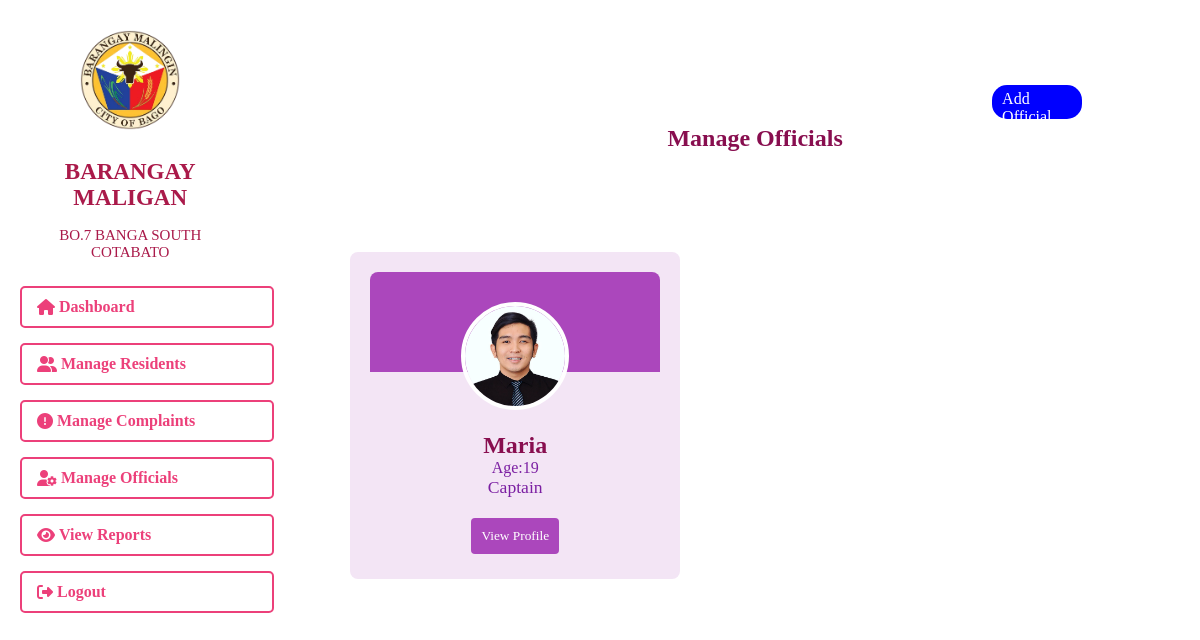
Screenshot of /manage_official.php with the database file from the repository.
### tables this page shows
CREATE TABLE `officials` (
  `id` int(11) NOT NULL,
  `name` varchar(255) NOT NULL,
  `birthday` date NOT NULL,
  `position` varchar(100) NOT NULL,
  `term_start` date NOT NULL,
  `term_end` date NOT NULL,
  `photo` varchar(255) DEFAULT NULL
);

### manage_official.php (the view, shortened to what this page needs)
<?php
include 'database.php';
$sql = "SELECT * FROM officials";
$result = $conn->query($sql);
function calculateAge($birthDate) {
    $birthDate = new DateTime($birthDate);
    $today = new DateTime('today');
    $age = $birthDate->diff($today)->y;
    return $age;
}
?>
<!DOCTYPE html>
<html lang="en">
<head>
    <link rel="stylesheet" href="https://cdnjs.cloudflare.com/ajax/libs/font-awesome/6.6.0/css/all.min.css" />
</head>
<body>
<div id="mainPage">
    <div class="sidebar">
        <div class="logo">
            <img src="logo.png" alt="Logo" style="width: 100px; height: auto; margin-bottom: 10px;">
            <h1 style="font-size: 23px;">Barangay Maligan</h1>
            <p style="font-size: 15px;">Bo.7 Banga South Cotabato</p>
        </div>
        <a href="dashboard.php" class="folder"><i class="fa fa-home"></i>&nbsp;Dashboard</a>
        <a href="manage_residence.php" class="folder"><i class="fa-solid fa-user-group"></i>&nbsp;Manage Residents</a>
        <a href="manage_complaints.php" class="folder"><i class="fa-solid fa-exclamation-circle"></i>&nbsp;Manage Complaints</a>
        <a href="manage_official.php" class="folder"><i class="fa-solid fa-user-cog"></i>&nbsp;Manage Officials</a>
        <a href="manage_reports.php" class="folder"><i class="fa-solid fa-eye"></i>&nbsp;View Reports</a>
        <a href="login.php" class="folder"><i class="fa-solid fa-right-from-bracket"></i>&nbsp;Logout</a>
    </div>
    <div class="content-container">
        <div class="add" ><a href="add_official.php" style="color: white; position: relative; top: -5px;">Add Official</a></div>
        <div class="content">
            <h2>Manage Officials</h2>
            <?php if ($result->num_rows > 0) : ?>
                <?php while ($row = $result->fetch_assoc()) : ?>
                    <div class="profile-box">
                        <img src="uploads/<?php echo $row['photo']; ?>" alt="Profile Photo" class="profile-photo">
                        <div class="name"><?php echo $row['name']; ?></div>
                        <div class="age">Age:<?php echo calculateAge($row['birthday']); ?></div>
                        <div class="position"><?php echo $row['position']; ?></div>
                        <div class="profile-buttons">
                            <button class="btn" onclick="openModal(<?php echo $row['id']; ?>)">View Profile</button>
                        </div>
                    </div>
                <?php endwhile; ?>
            <?php else : ?>
                <p>No officials found.</p>
            <?php endif; ?>
        </div>
    </div>
</div>
</body>
</html>

### manage_official.php (style rules this page uses)
* { font-family: cursive; }
body, html { margin: 0; padding: 0; }
.logo { padding: 10px; text-transform: uppercase; color: #aa1a4a; text-align: center; }
#mainPage { display: flex; height: 100%; padding: 20px; box-sizing: border-box; }
.sidebar { user-select: none; width: 19%; min-width: 150px; display: flex; flex-direction: column; align-items: flex-start; }
.folder { background-color: transparent; padding: 10px 15px; margin-bottom: 15px; border-radius: 5px; width: 100%; display: flex; align-items: center; color: #ec407a; font-weight: bold; cursor: pointer; text-align: left; border: 2px solid #ec407a; transition: background-color 0.3s, color 0.3s; }
.content-container { padding-top: 65px; flex-grow: 1; display: flex; justify-content: center; }
.content { width: 100%; max-width: 900px; padding: 20px; text-align: center; color: #880e4f; }
.profile-box { width: 290px; background-color: #f3e5f5; border-radius: 8px; padding: 20px; margin-bottom: 20px; text-align: center; position: relative; top: 80px; }
.profile-photo { width: 100px; height: 100px; border-radius: 50%; object-fit: cover; position: absolute; top: 50px; left: 50%; transform: translateX(-50%); border: 4px solid white; }
.name { margin-top: 60px; font-size: 1.5rem; font-weight: bold; }
.position { font-size: 1.1rem; color: #7b1fa2; }
.age { font-size: 1rem; color: #7b1fa2; }
.profile-buttons { margin-top: 15px; }
.btn { padding: 10px; background-color: #ab47bc; color: white; border: none; border-radius: 4px; cursor: pointer; margin: 5px; }
a { text-decoration: none; }
.add { position: relative; left: 80%; padding: 10px; background-color: blue; color: wheat; height: 14px; border-radius: 15px; }

### rows the page displays
officials: photo (picture), name "Maria", birthday "19", position "Captain"
